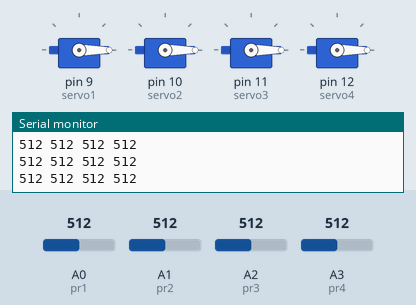
This sketch was run on a simulated Arduino Uno, built with avr-gcc and run on an emulated ATmega328P. Parts: 4 × servo, the last lines printed to the serial monitor. Inputs (shaded band) come from the test bench; at power-on: A0 (pr1) = 512, A1 (pr2) = 512, A2 (pr3) = 512, A3 (pr4) = 512.

Above: at 1.2 s.
1.3 s: A0 (pr1) set to 782
4.3 s: A0 (pr1) set to 814
At 5.5 s:
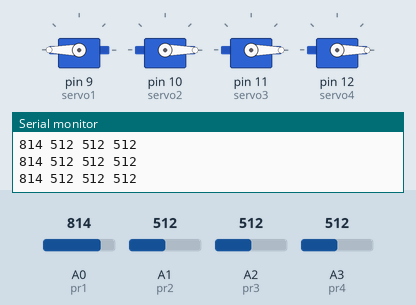
5.8 s: A1 (pr2) set to 791
7.3 s: A1 (pr2) set to 809
At 8.1 s:
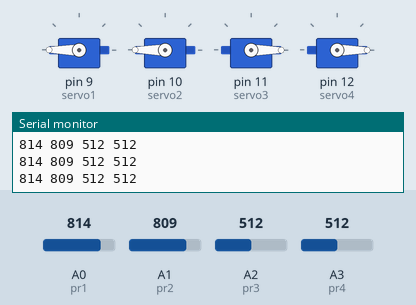
10.3 s: A2 (pr3) set to 784
13.3 s: A2 (pr3) set to 817
At 14.8 s:
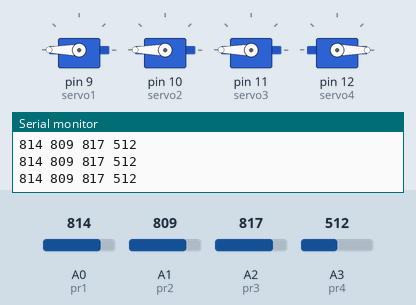
Timing chart, 0 to 23.8 s (numbered marks = the images above; inputs shaded):
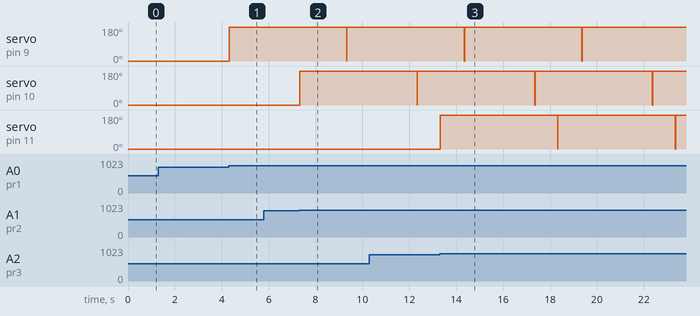

Measured:
- the behaviour switches between 800 and 801 on A0 (pr1) (found by bisection; images 0 and 1)
- the behaviour switches between 800 and 801 on A1 (pr2) (found by bisection; images 1 and 2)
- the behaviour switches between 800 and 801 on A2 (pr3) (found by bisection; images 2 and 3)
- after the input at 4.3 s, servo on pin 9 (servo1): 0° → 180° at once
- after the input at 7.3 s, servo on pin 10 (servo2): 0° → 180° at once
- after the input at 13.3 s, servo on pin 11 (servo3): 0° → 180° at once

The sketch:

lasercrisis.ino
```cpp
#include <Servo.h>  // Include the Servo library

// Define the analog pins connected to the photoresistors
const int pr1 = A0;
const int pr2 = A1;
const int pr3 = A2;
const int pr4 = A3;
const int lightThreshold = 800;  // Threshold to detect "light"

// Create servo objects for four servos
Servo servo1;
Servo servo2;
Servo servo3;
Servo servo4;

// Variables for timing and state control for each target
bool targetHit1 = false, targetHit2 = false, targetHit3 = false, targetHit4 = false;
unsigned long hitTime1 = 0, hitTime2 = 0, hitTime3 = 0, hitTime4 = 0;
const unsigned long downTime = 5000;  // Target stays down for 5 seconds

void setup() {
  Serial.begin(9600);  // Start the serial communication

  // Attach the servos
  servo1.attach(9);
  servo2.attach(10);
  servo3.attach(11);
  servo4.attach(12);

  // Start all targets up (0 degrees)
  servo1.write(0);
  servo2.write(0);
  servo3.write(0);
  servo4.write(0);
}

void loop() {
  // Read the analog values from the photoresistors
  int pr1Value = analogRead(pr1);
  int pr2Value = analogRead(pr2);
  int pr3Value = analogRead(pr3);
  int pr4Value = analogRead(pr4);

  // Output the raw values to the Serial Monitor
  Serial.print(pr1Value); Serial.print(" ");
  Serial.print(pr2Value); Serial.print(" ");
  Serial.print(pr3Value); Serial.print(" ");
  Serial.println(pr4Value);

  // Handle target 1
  if (pr1Value > lightThreshold && !targetHit1) {
    servo1.write(180);  // Move target down
    hitTime1 = millis();  // Record the time target 1 was hit
    targetHit1 = true;  // Mark that target 1 was hit
  }
  if (targetHit1 && (millis() - hitTime1 >= downTime)) {
    servo1.write(0);  // Move target back up after 5 seconds
    targetHit1 = false;  // Reset hit status
  }

  // Handle target 2
  if (pr2Value > lightThreshold && !targetHit2) {
    servo2.write(180);  // Move target down
    hitTime2 = millis();  // Record the time target 2 was hit
    targetHit2 = true;  // Mark that target 2 was hit
  }
  if (targetHit2 && (millis() - hitTime2 >= downTime)) {
    servo2.write(0);  // Move target back up after 5 seconds
    targetHit2 = false;  // Reset hit status
  }

  // Handle target 3
  if (pr3Value > lightThreshold && !targetHit3) {
    servo3.write(180);  // Move target down
    hitTime3 = millis();  // Record the time target 3 was hit
    targetHit3 = true;  // Mark that target 3 was hit
  }
  if (targetHit3 && (millis() - hitTime3 >= downTime)) {
    servo3.write(0);  // Move target back up after 5 seconds
    targetHit3 = false;  // Reset hit status
  }

  // Handle target 4
  if (pr4Value > lightThreshold && !targetHit4) {
    servo4.write(180);  // Move target down
    hitTime4 = millis();  // Record the time target 4 was hit
    targetHit4 = true;  // Mark that target 4 was hit
  }
  if (targetHit4 && (millis() - hitTime4 >= downTime)) {
    servo4.write(0);  // Move target back up after 5 seconds
    targetHit4 = false;  // Reset hit status
  }
}
```
